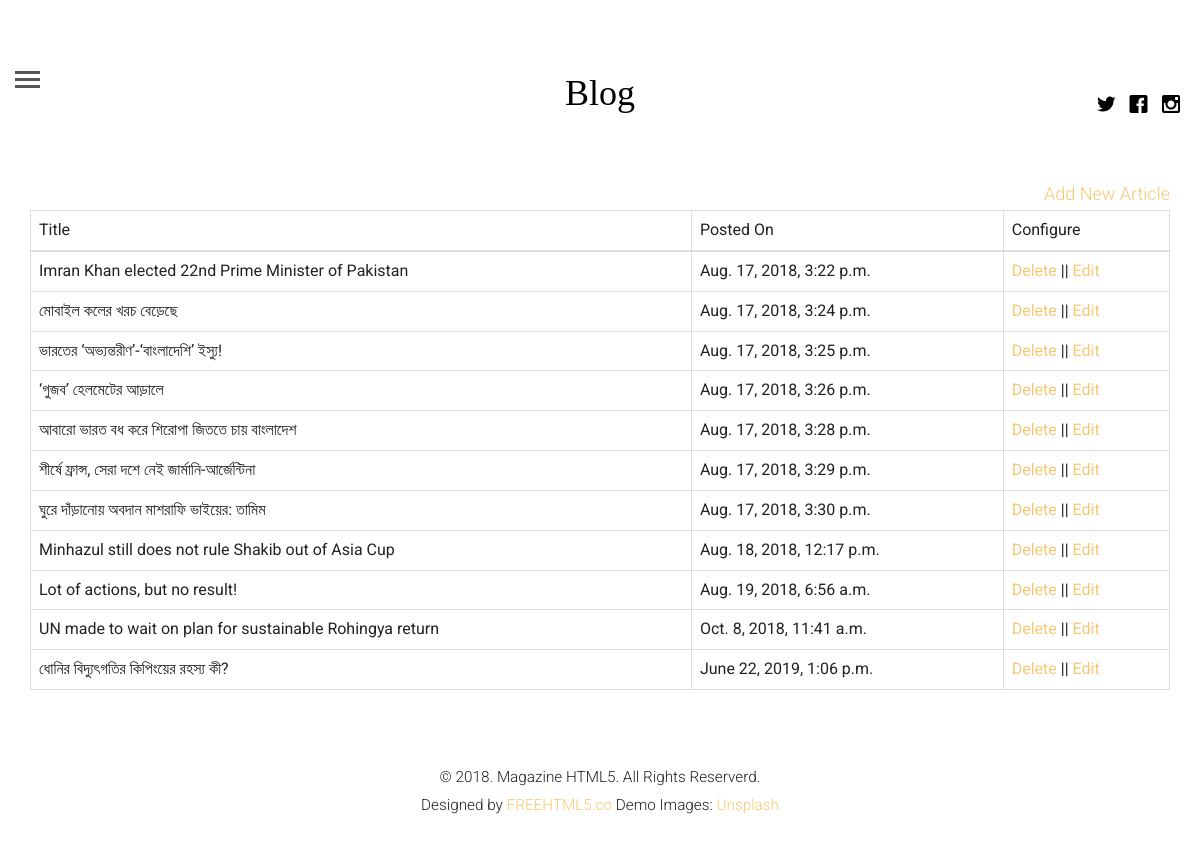
The app's page /profile (signed in) with its own data.
### blogapp/models.py (models this page shows, shortened)
class Article(models.Model):
    article_author = models.ForeignKey(Author, on_delete=models.CASCADE)
    title = models.CharField(max_length=200)
    body = models.TextField()
    image=models.FileField()
    posted_on = models.DateTimeField(auto_now=False, auto_now_add=True)
    updated_on = models.DateTimeField(auto_now=True, auto_now_add=False)
    category = models.ForeignKey(Category, on_delete=models.CASCADE)

### blogapp/views.py (the view)
# urls.py: path('profile', views.getProfile, name="profile"),
def getProfile(request):
    if request.user.is_authenticated:
        author = get_object_or_404(Author, name=request.user.id)
        posts = Article.objects.filter(article_author=request.user.id)
        return render(request, 'logged_in_profile.html',{'posts':posts,'author':author})
    else:
        return redirect('login')

### templates/logged_in_profile.html (shortened to what this page needs)
{% extends 'base.html' %}
{% block content %}
<div class="container">
   <a href="{% url 'create' %}" style="float:right">Add New Article</a>
    <table class="table table-bordered">
        <thead>
        <tr>
            <td>Title</td>
            <td>Posted On</td>
            <td>Configure</td>
        </tr>
        </thead>
        <tbody>
        {% for post in posts %}
            <tr>
                <td>{{ post.title }}</td>
                <td>{{ post.posted_on }}</td>
                <td><a href="{% url 'delete' pid=post.id %}">Delete</a> || <a href="{% url 'update' pid=post.id %}">Edit</a></td>
            </tr>
        {% endfor %}
        </tbody>
    </table>
</div>
{% endblock %}

### templates/base.html (shortened to what this page needs)
{% load staticfiles %}
<html>
	<head>
	<link rel="stylesheet" href="{% static 'css/animate.css' %}">
	<link rel="stylesheet" href="{% static 'css/icomoon.css' %}">
	<link rel="stylesheet" href="{% static 'css/bootstrap.css' %}">
	<link rel="stylesheet" href="{% static 'css/style.css' %}">
	</head>
	<body>
	<header id="fh5co-header">
		<div class="container-fluid">
			<div class="row">
				<a href="#" class="js-fh5co-nav-toggle fh5co-nav-toggle"><i></i></a>
				<ul class="fh5co-social">
					<li><a href="#"><i class="icon-twitter"></i></a></li>
					<li><a href="https://www.facebook.com/profile.php?id=100004422439441&ref=bookmarks"><i class="icon-facebook"></i></a></li>
					<li><a href="#"><i class="icon-instagram"></i></a></li>
				</ul>
				<div class="col-lg-12 col-md-12 text-center">
					<h1 id="fh5co-logo"><a href="{% url 'index' %}">Blog</a></h1>
				</div>
			</div>
		</div>
	</header>
    <div class="container-fluid">
		<div class="row fh5co-post-entry">
    {% block content %}
    {% endblock %}
        </div>
    </div>
	<footer id="fh5co-footer">
		<p><small>&copy; 2018. Magazine HTML5. All Rights Reserverd. <br> Designed by <a href="http://freehtml5.co" target="_blank">FREEHTML5.co</a>  Demo Images: <a href="http://unsplash.com/" target="_blank">Unsplash</a></small></p>
	</footer>
	</body>
</html>

### blogapp/static/css/icomoon.css (style rules this page uses)
[class^="icon-"], [class*=" icon-"] { font-family: 'icomoon' !important; speak: none; font-style: normal; font-weight: normal; font-variant: normal; text-transform: none; line-height: 1; -webkit-font-smoothing: antialiased; -moz-osx-font-smoothing: grayscale; }
.icon-facebook:before { content: "\ea67"; }
.icon-instagram:before { content: "\ea6f"; }
.icon-twitter:before { content: "\ea7c"; }

### blogapp/static/css/style.css (style rules this page uses)
html { background: #fff; }
body { font-family: "Roboto", arial, sans-serif; font-size: 18px; font-weight: 300; line-height: 1.8; color: #222; background: #fff; }
a { color: #f7c873; -webkit-transition: 0.5s; -o-transition: 0.5s; transition: 0.5s; }
h1, h2, h3, h4, h5, h6 { font-family: "Playfair Display", times, serif; color: #000; }
p { margin-bottom: 30px; }
#fh5co-header { padding: 3em 3em; float: left; width: 100%; }
@media screen and (max-width: 1200px) { #fh5co-header { padding-left: 15px; padding-right: 15px; } }
#fh5co-header .fh5co-nav-toggle { position: absolute; top: 4.2em; left: 3em; z-index: 99; }
@media screen and (max-width: 1200px) { #fh5co-header .fh5co-nav-toggle { top: 4em; left: 15px; } }
#fh5co-header .fh5co-social { position: absolute !important; right: 3em !important; top: 3.2em; z-index: 99; -webkit-transition: 0.5s; -o-transition: 0.5s; transition: 0.5s; }
@media screen and (max-width: 1200px) { #fh5co-header .fh5co-social { right: 15px !important; top: 3.2em; } }
#fh5co-header #fh5co-logo { text-align: center; }
#fh5co-header #fh5co-logo a { color: #000; }
.fh5co-social { padding: 0; margin: 30px 0 0 0; position: relative; }
.fh5co-social li { padding: 0; margin: 0; list-style: none; display: inline; }
.fh5co-social li a { font-size: 20px; padding: 4px; color: #000; }
#fh5co-footer { padding: 3em 0; text-align: center; }
.fh5co-nav-toggle { width: 25px; height: 25px; cursor: pointer; text-decoration: none; }
.fh5co-nav-toggle i { position: relative; display: -moz-inline-stack; display: inline-block; zoom: 1; *display: inline; width: 25px; height: 3px; color: #535659; font: bold 14px/.4 Helvetica; text-transform: uppercase; text-indent: -55px; background: #535659; transition: all .2s ease-out; }
.fh5co-nav-toggle i::before, .fh5co-nav-toggle i::after { content: ''; width: 25px; height: 3px; background: #535659; position: absolute; left: 0; -webkit-transition: 0.2s; -o-transition: 0.2s; transition: 0.2s; }
.fh5co-nav-toggle i::before { top: -7px; }
.fh5co-nav-toggle i::after { bottom: -7px; }
.fh5co-nav-toggle { position: absolute; top: 18px; left: 0; z-index: 21; padding: 6px 0 0 0; display: block; margin: 0 auto; display: block; height: 44px; width: 25px; border-bottom: none !important; }

### records on screen
Article: title "Imran Khan elected 22nd Prime Minister of Pakistan", posted_on "Aug. 17, 2018, 3:22 p.m."
Article: title "মোবাইল কলের খরচ বেড়েছে", posted_on "Aug. 17, 2018, 3:24 p.m."
Article: title "ভারতের ‘অভ্যন্তরীণ’-‘বাংলাদেশি’ ইস্যু!", posted_on "Aug. 17, 2018, 3:25 p.m."
Article: title "‘গুজব’ হেলমেটের আড়ালে", posted_on "Aug. 17, 2018, 3:26 p.m."
Article: title "আবারো ভারত বধ করে শিরোপা জিততে চায় বাংলাদেশ", posted_on "Aug. 17, 2018, 3:28 p.m."
Article: title "শীর্ষে ফ্রান্স, সেরা দশে নেই জার্মানি-আর্জেন্টিনা", posted_on "Aug. 17, 2018, 3:29 p.m."
Article: title "ঘুরে দাঁড়ানোয় অবদান মাশরাফি ভাইয়ের: তামিম", posted_on "Aug. 17, 2018, 3:30 p.m."
Article: title "Minhazul still does not rule Shakib out of Asia Cup", posted_on "Aug. 18, 2018, 12:17 p.m."
Article: title "Lot of actions, but no result!", posted_on "Aug. 19, 2018, 6:56 a.m."
Article: title "UN made to wait on plan for sustainable Rohingya return", posted_on "Oct. 8, 2018, 11:41 a.m."
Article: title "ধোনির বিদ্যুৎগতির কিপিংয়ের রহস্য কী?", posted_on "June 22, 2019, 1:06 p.m."
